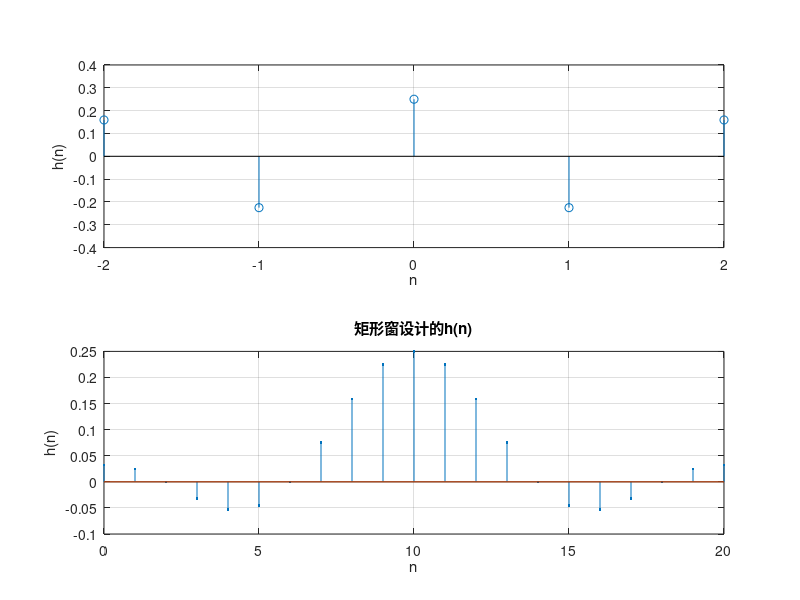
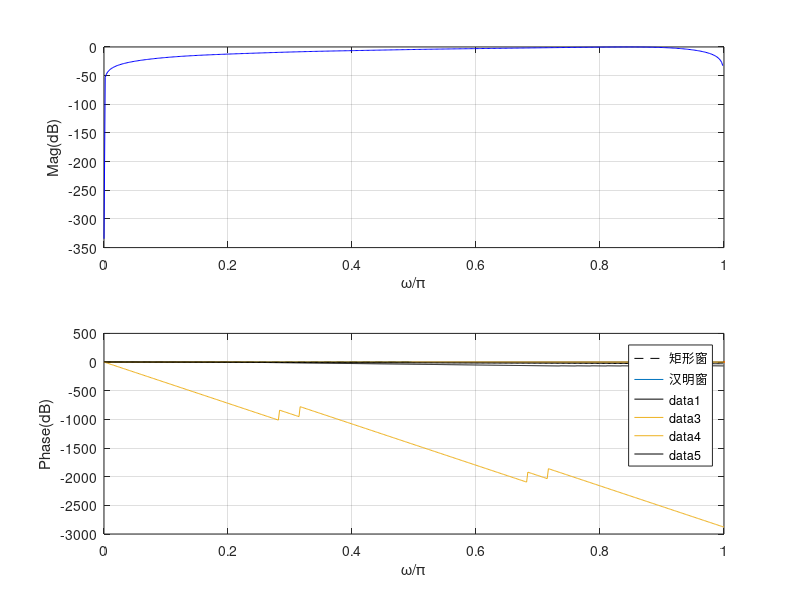
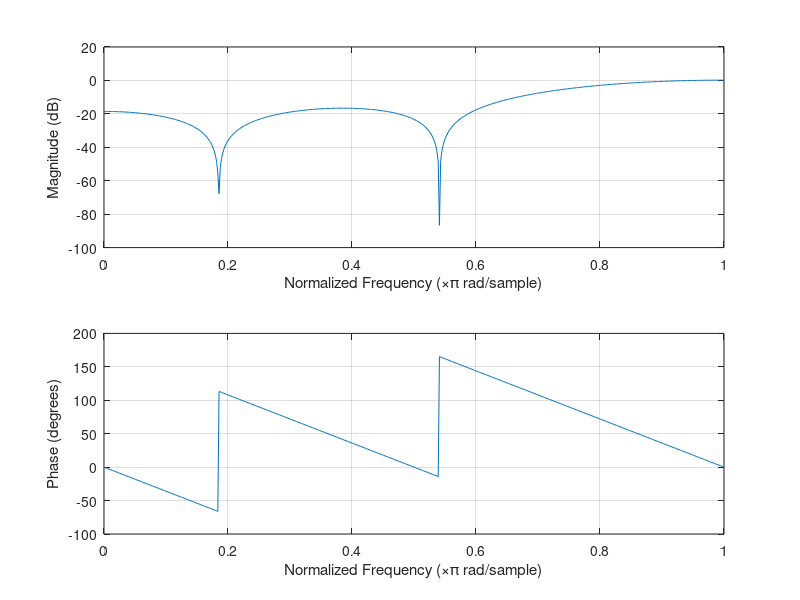

Source code (MATLAB) for these figures, in order: (Note: this script raises an error after producing the figures.)
%-------------------------------------------------------------------------%
%--------Experiment 13:13-1,13-2,13-3,13-4,13-6---------------------------%
%-------------------------------------------------------------------------%
%% Experiment 13-1
clc;clear;close all;
N = input('N = ?');
n = 0:N-1;a = (N-1)/2;Wc=pi/4;
k = n-a;k=k+(k==0)*eps;
hd=(-1).^n.*sin(k*Wc)./(k*pi);
Wr=ones(1,N);
Whn=0.5*(1-cos(2*pi*n/(N-1)));
h1=hd.*Wr;
h2=hd.*Whn;
[H1,w1]=freqz(h1,1,1000);
[H2,w]=freqz(h2,1,1000);
mag1=abs(H1);db1=20*log10(mag1/max(mag1));
mag2=abs(H2);db2=20*log10(mag2/max(mag2));
figure(1);subplot(2,1,1);
stem(k,h1);
xlabel('n');ylabel('h(n)');grid on;
subplot(2,1,2);
plot(w1/pi,mag1,'-k');
xlabel('\omega/\pi');ylabel('Mag(dB)');grid on;
figure(2);subplot(2,1,1);
stem(k,h2);
xlabel('n');ylabel('h(n)');grid on;
subplot(2,1,2);
plot(w/pi,mag2,'-k');
xlabel('\omega/\pi');ylabel('Mag(dB)');grid on;
figure(3)
freqz(h1)

%% experiment 13-2
clc;clear;close all;
N = 21;
wc=pi/4;
n=0:N-1;
a=(N-1)/2;
na=n-a+eps*((n-a)==0);
hdn=sin(wc*na)/pi./na;
% if rem(N,2)~=0 
%     hdn(a+1)=wc/pi;
% end
wn1=boxcar(N);
hn1=hdn.*wn1';
figure(1);stem(n,hn1,'.');line([0,20],[0,0]);grid on;
xlabel('n');ylabel('h(n)');title('矩形窗设计的h(n)');
hw1=fft(hn1,512);w1=2*[0:511]/512;
figure(2);
subplot(2,1,1);plot(w1,20*log10(abs(hw1)));grid on;
ylabel('Mag(dB)');title('MagFeature');
subplot(2,1,2);plot(w1,unwrap(angle(hw1)));grid on;
xlabel('\omega/\pi');ylabel('Phase(deg)');title('PhaseFeature');

%% Experiment 13-3
clc;clear;close all;
N = input('N=?');
wc=0.25;
h1=fir1(N,wc,boxcar(N+1));
h2=fir1(N,wc,hamming(N+1));
M=128;
H1=freqz(h1,1,M);
H2=freqz(h2,1,M);
f=0:0.5/M:0.5-0.5/M;
plot(f,abs(H1),'--k');hold on;
plot(f,abs(H2),'-');hold on;
legend('矩形窗','汉明窗');grid on;
xlabel('\omega/(2\pi)');ylabel('|H(e^j\omega)|');
axis([0,0.5,0, 1.2]);

%% Experiment 13-4
clc;clear;close all;
ws1=0.2*pi;
ws2=0.8*pi;
wp1=0.35*pi;
wp2=0.5*pi;
tr_width=min((wp1-ws1),(ws2-wp2));
N = ceil(12*pi/tr_width)+1;
wc1=(ws1+wp1)/2;
wc2=(ws2+wp2)/2;
wc=[wc1,wc2];
h=fir1(N,wc/pi,blackman(N+1));
[H,w]=freqz(h,1,1000);
mag=abs(H);
db=20*log10(mag/max(mag));
subplot(2,1,1);
plot(w/pi,db,'-b');
xlabel('\omega/\pi');ylabel('Mag(dB)');axis([0,1,-150,10]);grid on;
subplot(2,1,2);
plot(w/pi,unwrap(angle(H)),'-k');
xlabel('\omega/\pi');ylabel('Phase(dB)');grid on;
%% Experiment 13-5
clc;clear;close all;
wc=[0.2 0.4 0.6 0.8];
h=fir1(40,wc,'dc-1');
stem(h,'.');
line([0 45],[0 0]);
xlabel('n');
ylabel('h(n)');
figure(2);
freqz(h);

%% Experiment 13-6
clc;clear;close all;
N = 21;
a=(N-1)/2;
n=0:N-1;
hd=cos(pi*(n-a))./(n-a);
hd(a+1)=0;
win=(hamming(N))';
hn= hd.*win;
[H,w]=freqz(hn);
mag=abs(H);
db=20*log10(mag/max(mag));
subplot(2,1,1);plot(w/pi,db,'-b');
xlabel('\omega/\pi');ylabel('Mag(dB)');grid on;
subplot(2,1,2);plot(w/pi,unwrap(angle(H)),'-k');
xlabel('\omega/\pi');ylabel('Phase(dB)');grid on;
figure(2);
[Hr,W]=zerophase(hn);
plot(W/pi,Hr);
xlabel('\omega/\pi');ylabel('振幅响应H(\omega)');grid on;

%% Experiment 13-8
clc;clear all;close all;
N=1000;
Fs=1000;
fc=200;
n = [0:N-1];
t = n/Fs;
f1=50;
f2=250;
x=sin(2*pi*f1*t)+sin(2*pi*f2*t);
h=fir1(40,fc*2/Fs);
yfft=fftfilt(h,x,256);
n1=81:241;
t1=t(n1);
x1=x(n1);
subplot(2,1,1);plot(t1,x1),grid on;
title('输人信号');
n2=n1-40/2;
t2=t(n2);
y2=yfft(n2);
subplot(2,1,2);
plot(t2,y2);title('输出信号');grid on;xlabel('时间/s');
